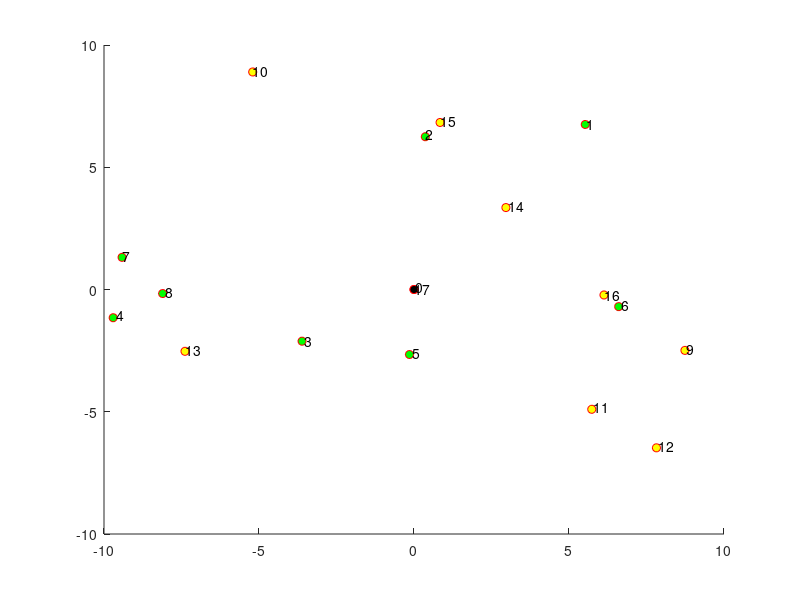

MATLAB code to generate this figure: (Note: this script raises an error after producing the figure.)
clc
close all
clear all
[nodes,x_coord,y_coord,d_vec, q_vec,e_vec, l_vec] = textread('b2_16_small.dat','%d %f %f %d %d %f %f');
 n=(size(q_vec,1)-2)/2;
 %%%%%Modify this part for different Examples
 m=1;
 Max_ride=45;
 Cap_vec=6*ones(m,1);
  T_vec=480*ones(m,1);
  %%%%%%%%%%%%%%%%%%%%%%%%%%
  

  
  
  current_time=0;
  
  cap_leaving=0;
  
  
  
  serving_node_test=0;
  served_nodes=0;
  i_nearet=1;
  

 
  
  
  
  %%%%%%%%%%%%%%%%%%%%Static Nodes%%%%%%%%%%%%%%%%%%%%%
  for i_f=1:m
      point_coordinate=[x_coord y_coord]';
      figure(i_f)
      scatter(point_coordinate(1,2:n+1),point_coordinate(2,2:n+1),'o','MarkerEdgeColor','r','MarkerFaceColor','g');
      hold on
      scatter(point_coordinate(1,n+2:2*n+1),point_coordinate(2,n+2:2*n+1),'o','MarkerEdgeColor','r','MarkerFaceColor','y');
      scatter(point_coordinate(1,1),point_coordinate(2,1),'o','MarkerEdgeColor','r','MarkerFaceColor','black');
      scatter(point_coordinate(1,2*n+2),point_coordinate(2,2*n+2),'o','MarkerEdgeColor','r','MarkerFaceColor','black');
      for ip=1:2*n+2
          text(point_coordinate(1,ip)+.1*rand,point_coordinate(2,ip)+.1*rand,num2str(ip-1));
      end
  end
  hold on
  
  %%%%%%%%%%%%%%%%%%%%%%%%%%%%%%%%%%%%%%%%%%%%%%%%%%%%%
  
  n_st=(size(e_vec,1)-2)/2;
  size_dyn=0;
  i_dyn=0;
  
  %%%%%%%%%%%%%%%%%%%%%%%%%%%%%%%%%%%%%%%%%%%%%%%%%%%%
  
  no_neighbor=0;
  
  
  
  
  
  current_time_vec=zeros(1,m);
  cap_leaving_vec=zeros(1,m);
  speed_vec=ones(m,1);
  max_route_time=max(T_vec);
  
  served_node_coord_mat(1:2,1:m)=zeros(2,m);
  
  infeas_list=[];
  i_wait_vec=ones(m,1);
  waiting_time_mat=[];
  serving_node_test=0;
  served_nodes=0;
  remaining_v=ones(m,1);
  for i=1:m
      served_nodes_v{i}=0;
      Start_service{i}=0;
      load_leaving{i}=0;
      waiting_time_mat{i}=zeros(1,2);
      infeas_list_v{i}=[];
      i_time{i}=1;
  end
  while (min(current_time_vec)<=max_route_time&&sum(remaining_v)>0)
                  alp_dy=rand;
                  bet_dy=rand;
                  alp_dy_dest=rand;
                  bet_dy_dest=rand;
                  alpha_t=rand;
      for i_v=1:m
          v_cap=Cap_vec(i_v,1);
          current_time=current_time_vec(i_v);
          speed=speed_vec(i_v);
          cap_leaving=cap_leaving_vec(i_v);
          served_node_coord=served_node_coord_mat(1:2,i_v);
          
          i_wait= i_wait_vec(i_v,1);
          if current_time<T_vec(i_v)
              
              
              served_current_vh=served_nodes_v{i_v};
              infeas_list=infeas_list_v{i_v};
              [remaining,accepted_node,infeasible_node,update_time,leaving_load,waiting_time]=ddarp_one(x_coord,y_coord,e_vec,l_vec,q_vec,v_cap,Max_ride,served_node_coord,served_nodes,served_current_vh,current_time,speed,d_vec,infeas_list,cap_leaving);
              
              remaining_v(i_v,1)=remaining;
              infeas_list_v{i_v}=[infeas_list_v{i_v};infeasible_node];
              
              
              
              served_nodes=[served_nodes,accepted_node];
              i_time{i_v}=i_time{i_v}+1;
              
              
              served_nodes_v{i_v}=[served_nodes_v{i_v};accepted_node];
              waiting_time_mat{i_v}=[waiting_time_mat{i_v};waiting_time];
              cap_leaving_vec(i_v)=leaving_load;
              
              load_leaving{i_v}(i_time{i_v})=cap_leaving_vec(i_v);
              
              
              served_node_coord_mat(1:2,i_v)=[x_coord( accepted_node+1,1),y_coord(accepted_node+1,1)]';
              
              current_time_vec(i_v)=update_time;
              
              Start_service{i_v}(i_time{i_v})=current_time_vec(i_v);
              delay_anim=1;
              
              
              
              
              
              nod_plot_1=served_nodes_v{i_v}(end-1);
              nod_plot_2=served_nodes_v{i_v}(end);
              
              
              figure(i_v)
             
              title(['Current time= ',num2str(current_time)]);
              x_line=[x_coord(nod_plot_1+1) ,x_coord(nod_plot_2+1) ]';
              y_line=[y_coord(nod_plot_1+1) ,y_coord(nod_plot_2+1) ]';
              
              
              line(x_line,y_line,'Color','m','LineWidth',1);
              
              
              for i_nfe=1:size(infeas_list_v{i_v},1)
                  x_infes=x_coord(infeas_list_v{i_v}(i_nfe)+1);
                  y_infes=y_coord(infeas_list_v{i_v}(i_nfe)+1);
                  scatter(x_infes,y_infes,'o','MarkerEdgeColor','r','MarkerFaceColor','r');
              end
              pause(delay_anim)
              
              
              
              
              %%%%%%%Adding dynamic part and updating vectors%%%%%%%%%%%
              if i_dyn<size_dyn
                  
                  %%%%%%%%%%%%%%%%%%%%%%%%%%%%%%%%%%%%%%%%%%%%%%%%%%
%                   alp_dy=rand;
%                   bet_dy=rand;
%                   alp_dy_dest=rand;
%                   bet_dy_dest=rand;
%                   alpha_t=rand;
                  tim_dyn= (1-alpha_t)*current_time+alpha_t*max_route_time;
                  x_dyn=alp_dy*(-10)+(1-alp_dy)*10;
                  y_dyn=bet_dy*(-10)+(1-bet_dy)*10;
                  x_dyn_dest=alp_dy_dest*(-10)+(1-alp_dy_dest)*10;
                  y_dyn_dest=bet_dy_dest*(-10)+(1-bet_dy_dest)*10;
                  e_or=tim_dyn;
                  l_or=e_or+rand*(max_route_time-e_or);
                  %  e_dest=e_or+Max_ride+rand*(max_route_time-e_or)
                  %  l_dest=e_dest+Max_ride+rand*abs((max_route_time-l_or))
                  e_dest=0;
                  l_dest=1440;
                  q_dyn=ceil(alp_dy*v_cap+(1-alp_dy));
                  d_dyn=q_dyn;
                  point_coordinate_dyn=[x_dyn x_dyn_dest;y_dyn y_dyn_dest];
                  
                  
                  %%%%%%%%%%%%%%%%%%%%%%%%%%%%%%%%%%%%%%%%%%%%%%
                 
                  figure(i_v)
                  
                  scatter(point_coordinate_dyn(1,1),point_coordinate_dyn(2,1),'s','MarkerEdgeColor','r','MarkerFaceColor','blue');
                  scatter(point_coordinate_dyn(1,2),point_coordinate_dyn(2,2),'s','MarkerEdgeColor','r','MarkerFaceColor','c');
                  
                  text(point_coordinate_dyn(1,1)+.1*rand,point_coordinate_dyn(2,1)+.1*rand,{'d_',num2str(i_dyn+1)});
                  text(point_coordinate_dyn(1,2)+.1*rand,point_coordinate_dyn(2,2)+.1*rand,{'dd_',num2str(i_dyn+1)});
                  
                  
                  x_coord=[x_coord(1:n+1);x_dyn;x_coord(n+2:2*n+1);x_dyn_dest;x_coord(end)];
                  y_coord=[y_coord(1:n+1);y_dyn;y_coord(n+2:2*n+1);y_dyn_dest;y_coord(end)];
                  d_vec=[d_vec(1:n+1);d_dyn;d_vec(n+2:2*n+1);d_dyn;d_vec(end)];
                  q_vec=[q_vec(1:n+1);q_dyn;q_vec(n+2:2*n+1);-q_dyn;q_vec(end)];
                  e_vec=[e_vec(1:n+1);e_or;e_vec(n+2:2*n+1);e_dest;e_vec(end)];
                  l_vec=[l_vec(1:n+1);l_or;l_vec(n+2:2*n+1);l_dest;l_vec(end)];
                  %  %%%%%%%%%%%%%%%%%%%%
                  n=(size(e_vec,1)-2)/2;
                 
                  
                  %%%%%%%%%%%%%Updating the number of seved nodes and infeasible nodes%%%
                 
                  for i_reord=1:size(served_nodes_v{i_v},1)
                      if served_nodes_v{i_v}(i_reord,1)>=n
                          served_nodes_v{i_v}(i_reord,1)=served_nodes(i_reord,1)+1 ;
                      end
                  end
                  
                  for i_reordp=1:size(infeas_list_v{i_v},1)
                      if infeas_list_v{i_v}(i_reordp,1)>=n
                          infeas_list_v{i_v}(i_reordp,1)=infeas_list_v{i_v}(i_reordp,1)+1;
                      end
                  end
                  
                  %%%%%%%%%%%%%%%%%%%%%%%%%%%%%%%%%%%%%%%%%%%%%%%%%%%%%%%%%%%%%%%%%%%%%
                  
                  
                  
              end
              
          end
          
      end
      i_dyn=i_dyn+1; 
  end
  
  
  
  
 %%%%%%%%%%%%%%%%%%%last line to deopt%%%%%%%%%%%%%%%%%%%
 for i_l=1:m
 if served_nodes_v{i_l}(end)~=2*n+1;
served_nodes_v{i_l}=[served_nodes_v{i_l};2*n+1];
x_fin=x_coord(served_nodes_v{i_l}(end-1)+1);
y_fin=y_coord(served_nodes_v{i_l}(end-1)+1);
served_node_coord=[x_fin,y_fin];
dist_final=sqrt((served_node_coord(1)-x_coord(2*n+2,1))^2+(served_node_coord(2)-y_coord(2*n+2,1))^2)/speed_vec(i_l,1);
load_leaving{i_l}=[load_leaving{i_l},0];
Start_service{i_l}(end+1)=Start_service{i_l}(end)+dist_final+d_vec(served_nodes_v{i_l}(end-1)+1);

current_time=Start_service{i_l}(end);
     figure(i_l)
     title(['Current time= ',num2str(current_time)]);
     x_line=[x_coord(served_nodes_v{i_l}(end-1)+1) ,x_coord(served_nodes_v{i_l}(end)+1) ]';
     y_line=[y_coord(served_nodes_v{i_l}(end-1)+1) ,y_coord(served_nodes_v{i_l}(end)+1) ]';
     
     
     line(x_line,y_line,'Color','m','LineWidth',1);
 else
     while served_nodes_v{i_l}(end)==served_nodes_v{i_l}(end-1)
     served_nodes_v{i_l}(end)=[];
     Start_service{i_l}(end)=[];
     load_leaving{i_l}(end)=[];
     end
 end      
 end
 
 
 
 
 
 
 %%%%%%%%%%%%%%%%%%%%%%%%%%%%%%%%%%%%%%%%%%%%%
 
 
 
 
 
 
 
 